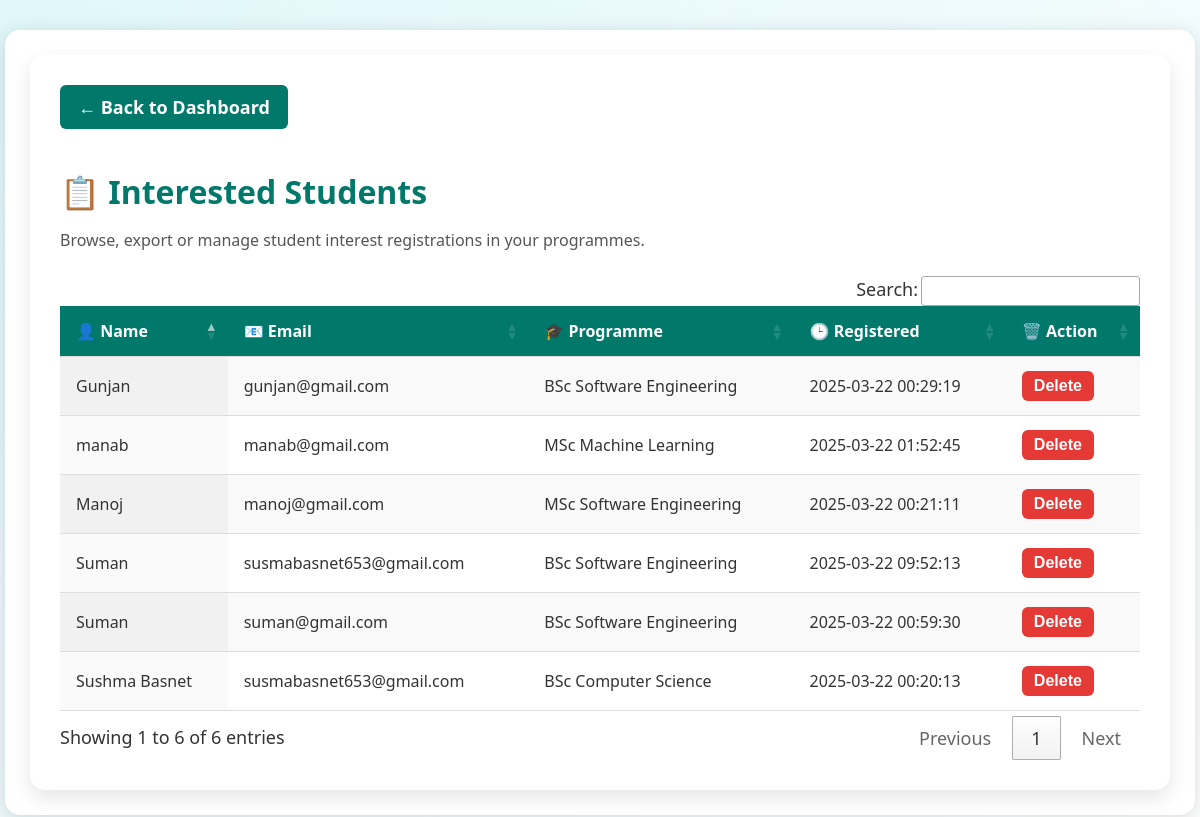
Screenshot of /view_interested_students.php (signed in) with the database file from the repository.
### tables this page shows
CREATE TABLE `interestedstudents` (
  `InterestID` int(11) NOT NULL,
  `ProgrammeID` int(11) NOT NULL,
  `StudentEmail` varchar(255) NOT NULL,
  `StudentName` varchar(255) DEFAULT NULL,
  `InterestedAt` timestamp NOT NULL DEFAULT current_timestamp()
);

CREATE TABLE `programmes` (
  `ProgrammeID` int(11) NOT NULL,
  `ProgrammeName` text NOT NULL,
  `LevelID` int(11) DEFAULT NULL,
  `ProgrammeLeaderID` int(11) DEFAULT NULL,
  `Description` text DEFAULT NULL,
  `Image` text DEFAULT NULL,
  `Status` varchar(20) DEFAULT 'Published'
);

### view_interested_students.php (the view, shortened to what this page needs)
<?php
include('connect.php');
?>
<!DOCTYPE html>
<html lang="en">
<head>
    <link rel="stylesheet" href="interested_styles.css">
    <link rel="stylesheet" href="https://cdn.datatables.net/1.13.6/css/jquery.dataTables.min.css">
    <link rel="stylesheet" href="https://cdn.datatables.net/buttons/2.4.1/css/buttons.dataTables.min.css">
</head>
<body>
<div class="main-container">
    <div class="card">
        <a href="admin_dashboard.php" class="back-btn">← Back to Dashboard</a>
        <h1>📋 Interested Students</h1>
        <p>Browse, export or manage student interest registrations in your programmes.</p>
        <table id="students-table" class="display nowrap">
            <thead>
                <tr>
                    <th>👤 Name</th>
                    <th>📧 Email</th>
                    <th>🎓 Programme</th>
                    <th>🕒 Registered</th>
                    <th>🗑️ Action</th>
                </tr>
            </thead>
            <tbody>
                <?php
                $query = "
                    SELECT i.InterestID, i.StudentName, i.StudentEmail, p.ProgrammeName, i.InterestedAt
                    FROM interestedstudents i
                    LEFT JOIN programmes p ON i.ProgrammeID = p.ProgrammeID
                    ORDER BY i.InterestedAt DESC
                ";
                $result = mysqli_query($conn, $query);
                while ($row = mysqli_fetch_assoc($result)): ?>
                    <tr>
                        <td><?php echo htmlspecialchars($row['StudentName']); ?></td>
                        <td><?php echo htmlspecialchars($row['StudentEmail']); ?></td>
                        <td><?php echo htmlspecialchars($row['ProgrammeName']); ?></td>
                        <td><?php echo htmlspecialchars($row['InterestedAt']); ?></td>
                        <td>
                            <form method="post" onsubmit="return confirm('Are you sure you want to delete this record?');">
                                <button type="submit" class="delete-btn">Delete</button>
                            </form>
                        </td>
                    </tr>
                <?php endwhile; ?>
            </tbody>
        </table>
    </div>
</div>
</body>
</html>

### interested_styles.css (style rules this page uses)
body { font-size: 18px; font-family: 'Segoe UI', Tahoma, Geneva, Verdana, sans-serif; background: linear-gradient(135deg, #e0f7fa, #ffffff); margin: 0; padding: 0; color: #333; }
.main-container { max-width: 100%; padding: 30px; font-size: 18px; padding: 40px; max-width: 1200px; margin: auto; }
.card { background: #ffffff; border-radius: 15px; box-shadow: 0 8px 20px rgba(0, 0, 0, 0.1); padding: 30px; overflow-x: auto; }
.card h1 { font-size: 32px; color: #00796b; margin-bottom: 10px; }
.card p { font-size: 16px; color: #555; margin-bottom: 25px; }
.back-btn { display: inline-block; margin-bottom: 20px; background: #00796b; color: white; padding: 10px 18px; border-radius: 6px; text-decoration: none; font-weight: bold; transition: background 0.3s ease; }
#students-table { width: 100%; border-collapse: collapse; font-size: 15px; text-align: left; }
#students-table thead { background-color: #00796b; color: white; }
#students-table th, #students-table td { padding: 14px 16px; border-bottom: 1px solid #ddd; }
.delete-btn { background-color: #e53935; color: white; padding: 6px 12px; border: none; border-radius: 5px; font-weight: bold; cursor: pointer; }
.main-container { max-width: 95%; margin: 30px auto; padding: 25px; background: white; border-radius: 15px; box-shadow: 0 4px 20px rgba(0,0,0,0.15); font-size: 18px; }
#students-table { width: 100% !important; font-size: 16px; }
h1 { font-size: 28px; margin-bottom: 15px; }
p { font-size: 18px; }
button.delete-btn { padding: 6px 12px; font-size: 16px; border-radius: 6px; }

### rows the page displays
interestedstudents: StudentName "Suman", StudentEmail "susmabasnet653@gmail.com", ProgrammeID.ProgrammeName "BSc Software Engineering", InterestedAt "2025-03-22 09:52:13"
interestedstudents: StudentName "manab", StudentEmail "manab@gmail.com", ProgrammeID.ProgrammeName "MSc Machine Learning", InterestedAt "2025-03-22 01:52:45"
interestedstudents: StudentName "Suman", StudentEmail "suman@gmail.com", ProgrammeID.ProgrammeName "BSc Software Engineering", InterestedAt "2025-03-22 00:59:30"
interestedstudents: StudentName "Gunjan", StudentEmail "gunjan@gmail.com", ProgrammeID.ProgrammeName "BSc Software Engineering", InterestedAt "2025-03-22 00:29:19"
interestedstudents: StudentName "Manoj", StudentEmail "manoj@gmail.com", ProgrammeID.ProgrammeName "MSc Software Engineering", InterestedAt "2025-03-22 00:21:11"
interestedstudents: StudentName "Sushma Basnet", StudentEmail "susmabasnet653@gmail.com", ProgrammeID.ProgrammeName "BSc Computer Science", InterestedAt "2025-03-22 00:20:13"
